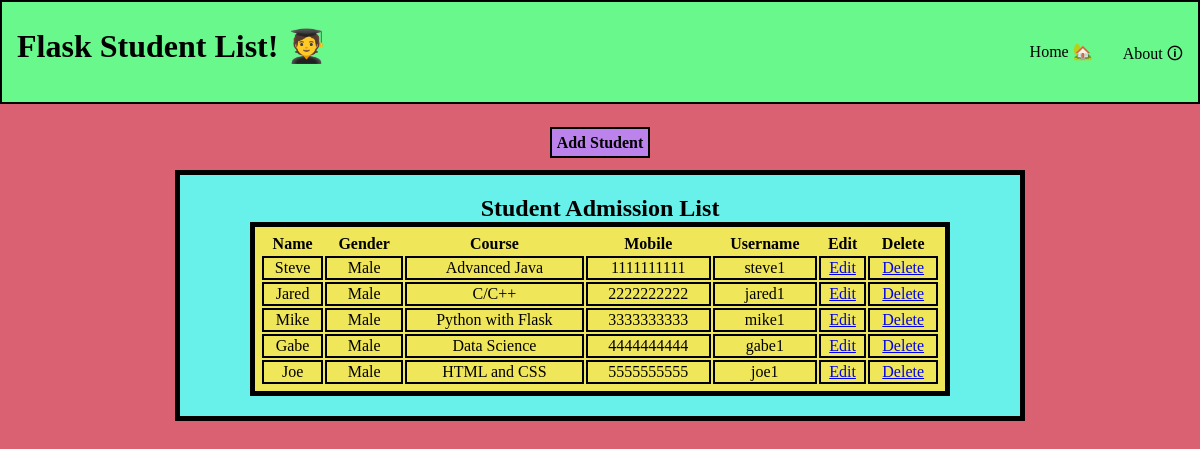
/index, run on the app's committed database.
### tables this page shows
CREATE TABLE students (
    name STRING(20) NOT NULL,
    gender STRING(20),
    course STRING(20),
    mobile TEXT(10),
    username STRING(6) PRIMARY KEY NOT NULL,
    password TEXT(8) NOT NULL
);

### app.py (the view)
@app.route('/')
@app.route('/index')
def index():
    conn = sqlite3.connect('my_database.db')
    conn.row_factory = sqlite3.Row
    curs = conn.cursor()
    student_list = curs.execute("SELECT * FROM students;").fetchall()
    conn.commit()
    conn.close()
    return render_template('index.html', student_list=student_list)

### templates/index.html (shortened to what this page needs)
<!DOCTYPE html>
<html lang="en">
<head>
    <link href="{{ url_for('static', filename='css/style.css') }}" type="text/css" rel="stylesheet">
</head>
<body>
    <header>
        <h1>Flask Student List! 🧑‍🎓</h1>
        <nav>
            <a href="{{ url_for('index') }}">Home 🏡</a>
            <a href="{{ url_for('about') }}">About 🛈</a>
        </nav>
    </header>
    <main>
        <section>
            <div class="center">
                <h4><a class="add-student" href="{{ url_for('new_student')}}"">Add Student</a></h4>
            </div>
            <br>
            <div class=" center student-table">
                        <table class="center">
                            <caption>
                                <h2>Student Admission List</h2>
                            </caption>
                            <thead>
                                <tr>
                                    <th>Name</th>
                                    <th>Gender</th>
                                    <th>Course</th>
                                    <th>Mobile</th>
                                    <th>Username</th>
                                    <th>Edit</th>
                                    <th>Delete</th>
                                </tr>
                            </thead>
                            <tbody>
                                {% for row in student_list %}
                                <tr>
                                    <td>{{row['name']}}</td>
                                    <td>{{row['gender']}}</td>
                                    <td>{{row['course']}}</td>
                                    <td>{{row['mobile']}}</td>
                                    <td>{{row['username']}}</td>
                                    <td><a href="{{ url_for('show', username=row['username']) }}">Edit</a></td>
                                    <td><a href="{{ url_for('delete', name=row['name']) }}">Delete</a></td>
                                </tr>
                                {% endfor %}
                            </tbody>
                        </table>
            </div>
        </section>
    </main>
</body>
</html>

### static/css/style.css (style rules this page uses)
* { margin: 0; }
body { background-color:rgb(218, 97, 113); }
header { display: flex; flex: 100%; height: 100px; background-color:rgb(104, 248, 140); border: 2px solid black; }
header h1 { display: flex; flex: 70%; justify-content: left; align-items: left; margin-left: 15px; color: black; position: relative; top: 25px; }
header nav { display: flex; flex: 30%; justify-content: right; align-items: right; }
header nav a { margin-top: 25px; padding: 15px; text-decoration: none; color: black; }
main { margin-top: 30px; }
table { border: 5px solid black; width: 700px; background-color:rgb(240, 230, 90); padding: 5px; }
tr, td { border: 2px solid black; }
.center { text-align: center; margin-left: auto; margin-right: auto; }
.add-student { background-color:rgb(189, 131, 236); margin: 5px; padding: 5px; border: 2px solid black; text-decoration: none; color: black; }
.student-table { background-color:rgb(104, 241, 235); width: 800px; text-align: center; margin-left: auto; margin-right: auto; padding: 20px; border: 5px solid black; }

### data on the page
students: name "Steve", gender "Male", course "Advanced Java", mobile "1111111111", username "steve1"
students: name "Jared", gender "Male", course "C/C++", mobile "2222222222", username "jared1"
students: name "Mike", gender "Male", course "Python with Flask", mobile "3333333333", username "mike1"
students: name "Gabe", gender "Male", course "Data Science", mobile "4444444444", username "gabe1"
students: name "Joe", gender "Male", course "HTML and CSS", mobile "5555555555", username "joe1"
